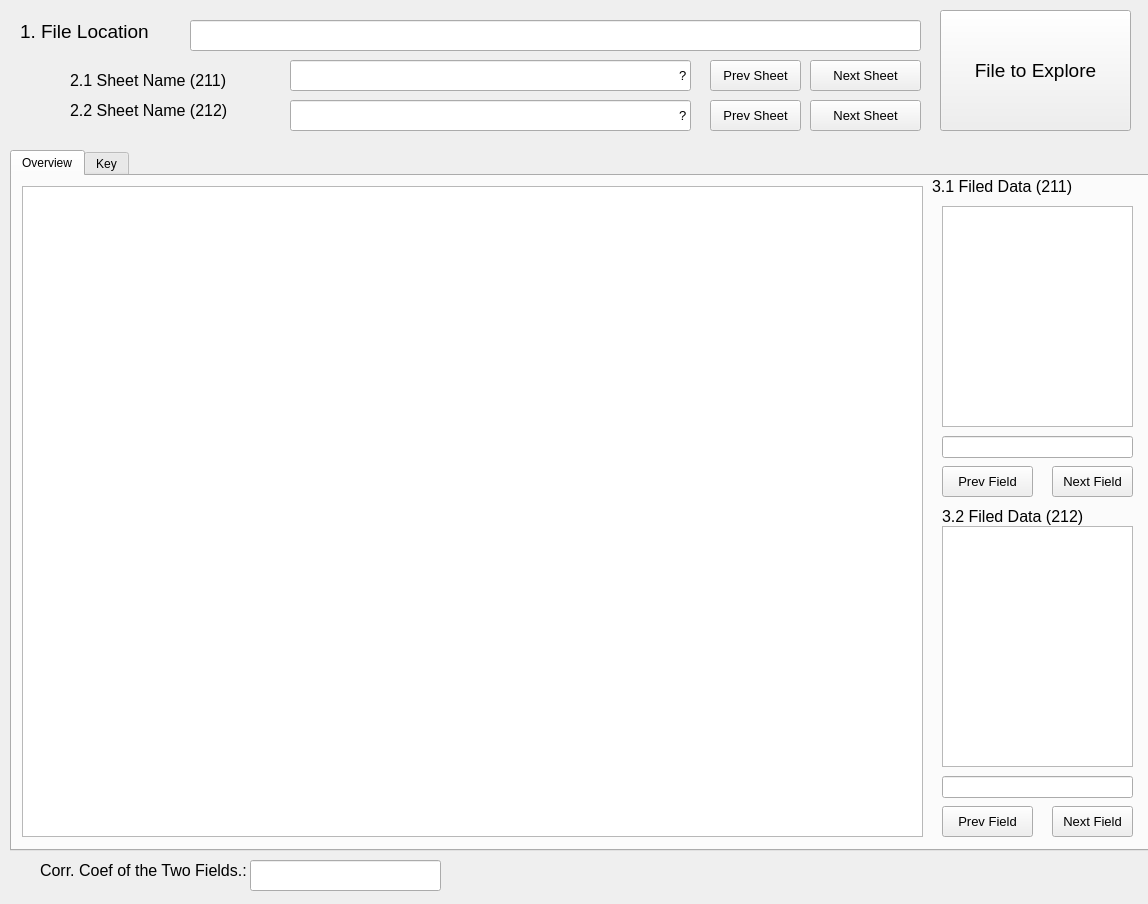
<?xml version="1.0" encoding="UTF-8"?>
<ui version="4.0">
 <class>DataPackForm</class>
 <widget class="QWidget" name="DataPackForm">
  <property name="geometry">
   <rect>
    <x>0</x>
    <y>0</y>
    <width>1148</width>
    <height>904</height>
   </rect>
  </property>
  <property name="font">
   <font>
    <pointsize>9</pointsize>
   </font>
  </property>
  <property name="windowTitle">
   <string>Data Explor</string>
  </property>
  <widget class="QTabWidget" name="tabWidget">
   <property name="geometry">
    <rect>
     <x>10</x>
     <y>150</y>
     <width>1151</width>
     <height>701</height>
    </rect>
   </property>
   <property name="currentIndex">
    <number>0</number>
   </property>
   <widget class="QWidget" name="tabOverview">
    <attribute name="title">
     <string>Overview</string>
    </attribute>
    <widget class="QGraphicsView" name="gvOverview">
     <property name="geometry">
      <rect>
       <x>10</x>
       <y>10</y>
       <width>901</width>
       <height>651</height>
      </rect>
     </property>
    </widget>
    <widget class="QLabel" name="label_12">
     <property name="geometry">
      <rect>
       <x>10</x>
       <y>850</y>
       <width>261</width>
       <height>21</height>
      </rect>
     </property>
     <property name="font">
      <font>
       <family>Arial</family>
       <pointsize>12</pointsize>
       <weight>50</weight>
       <bold>false</bold>
      </font>
     </property>
     <property name="text">
      <string>&lt;html&gt;&lt;head/&gt;&lt;body&gt;&lt;p&gt;Corr. Coef of the Two Fields.:&lt;/p&gt;&lt;/body&gt;&lt;/html&gt;</string>
     </property>
    </widget>
    <widget class="QTextEdit" name="edFieldData1">
     <property name="geometry">
      <rect>
       <x>930</x>
       <y>30</y>
       <width>191</width>
       <height>221</height>
      </rect>
     </property>
     <property name="font">
      <font>
       <family>Arial</family>
       <pointsize>10</pointsize>
       <weight>50</weight>
       <bold>false</bold>
      </font>
     </property>
    </widget>
    <widget class="QLineEdit" name="edFieldName1">
     <property name="geometry">
      <rect>
       <x>930</x>
       <y>260</y>
       <width>191</width>
       <height>22</height>
      </rect>
     </property>
    </widget>
    <widget class="QPushButton" name="btnPrevCol1">
     <property name="geometry">
      <rect>
       <x>930</x>
       <y>290</y>
       <width>91</width>
       <height>31</height>
      </rect>
     </property>
     <property name="font">
      <font>
       <family>Arial</family>
       <pointsize>10</pointsize>
      </font>
     </property>
     <property name="text">
      <string>Prev Field</string>
     </property>
    </widget>
    <widget class="QPushButton" name="btnNextCol1">
     <property name="geometry">
      <rect>
       <x>1040</x>
       <y>290</y>
       <width>81</width>
       <height>31</height>
      </rect>
     </property>
     <property name="font">
      <font>
       <family>Arial</family>
       <pointsize>10</pointsize>
       <weight>50</weight>
       <bold>false</bold>
      </font>
     </property>
     <property name="text">
      <string>Next Field</string>
     </property>
    </widget>
    <widget class="QLabel" name="label_11">
     <property name="geometry">
      <rect>
       <x>930</x>
       <y>330</y>
       <width>201</width>
       <height>21</height>
      </rect>
     </property>
     <property name="font">
      <font>
       <family>Arial</family>
       <pointsize>12</pointsize>
       <weight>50</weight>
       <bold>false</bold>
      </font>
     </property>
     <property name="text">
      <string>&lt;html&gt;&lt;head/&gt;&lt;body&gt;&lt;p&gt;3.2 Filed Data (212)&lt;/p&gt;&lt;/body&gt;&lt;/html&gt;</string>
     </property>
    </widget>
    <widget class="QTextEdit" name="edFieldData2">
     <property name="geometry">
      <rect>
       <x>930</x>
       <y>350</y>
       <width>191</width>
       <height>241</height>
      </rect>
     </property>
     <property name="font">
      <font>
       <family>Arial</family>
       <pointsize>10</pointsize>
      </font>
     </property>
    </widget>
    <widget class="QLabel" name="label_10">
     <property name="geometry">
      <rect>
       <x>920</x>
       <y>0</y>
       <width>201</width>
       <height>21</height>
      </rect>
     </property>
     <property name="font">
      <font>
       <family>Arial</family>
       <pointsize>12</pointsize>
       <weight>50</weight>
       <bold>false</bold>
      </font>
     </property>
     <property name="text">
      <string>&lt;html&gt;&lt;head/&gt;&lt;body&gt;&lt;p&gt;3.1 Filed Data (211)&lt;/p&gt;&lt;/body&gt;&lt;/html&gt;</string>
     </property>
    </widget>
    <widget class="QPushButton" name="btnNextCol2">
     <property name="geometry">
      <rect>
       <x>1040</x>
       <y>630</y>
       <width>81</width>
       <height>31</height>
      </rect>
     </property>
     <property name="font">
      <font>
       <family>Arial</family>
       <pointsize>10</pointsize>
       <weight>50</weight>
       <bold>false</bold>
      </font>
     </property>
     <property name="text">
      <string>Next Field</string>
     </property>
    </widget>
    <widget class="QPushButton" name="btnPrevCol2">
     <property name="geometry">
      <rect>
       <x>930</x>
       <y>630</y>
       <width>91</width>
       <height>31</height>
      </rect>
     </property>
     <property name="font">
      <font>
       <family>Arial</family>
       <pointsize>10</pointsize>
      </font>
     </property>
     <property name="text">
      <string>Prev Field</string>
     </property>
    </widget>
    <widget class="QLineEdit" name="edFieldName2">
     <property name="geometry">
      <rect>
       <x>930</x>
       <y>600</y>
       <width>191</width>
       <height>22</height>
      </rect>
     </property>
    </widget>
   </widget>
   <widget class="QWidget" name="tabKey">
    <attribute name="title">
     <string>Key</string>
    </attribute>
    <widget class="QGraphicsView" name="gvKey">
     <property name="geometry">
      <rect>
       <x>10</x>
       <y>10</y>
       <width>901</width>
       <height>651</height>
      </rect>
     </property>
    </widget>
    <widget class="QLineEdit" name="edFieldName3">
     <property name="geometry">
      <rect>
       <x>930</x>
       <y>190</y>
       <width>191</width>
       <height>22</height>
      </rect>
     </property>
    </widget>
    <widget class="QPushButton" name="btnPrevCol3">
     <property name="geometry">
      <rect>
       <x>930</x>
       <y>220</y>
       <width>91</width>
       <height>31</height>
      </rect>
     </property>
     <property name="font">
      <font>
       <family>Arial</family>
       <pointsize>10</pointsize>
      </font>
     </property>
     <property name="text">
      <string>Prev Field</string>
     </property>
    </widget>
    <widget class="QPushButton" name="btnNextCol3">
     <property name="geometry">
      <rect>
       <x>1040</x>
       <y>220</y>
       <width>81</width>
       <height>31</height>
      </rect>
     </property>
     <property name="font">
      <font>
       <family>Arial</family>
       <pointsize>10</pointsize>
       <weight>50</weight>
       <bold>false</bold>
      </font>
     </property>
     <property name="text">
      <string>Next Field</string>
     </property>
    </widget>
   </widget>
  </widget>
  <widget class="QLabel" name="label_7">
   <property name="geometry">
    <rect>
     <x>20</x>
     <y>20</y>
     <width>161</width>
     <height>21</height>
    </rect>
   </property>
   <property name="font">
    <font>
     <family>Arial</family>
     <pointsize>12</pointsize>
     <weight>50</weight>
     <bold>false</bold>
    </font>
   </property>
   <property name="text">
    <string>&lt;html&gt;&lt;head/&gt;&lt;body&gt;&lt;p&gt;&lt;span style=&quot; font-size:14pt;&quot;&gt;1. File Location&lt;/span&gt;&lt;/p&gt;&lt;/body&gt;&lt;/html&gt;</string>
   </property>
  </widget>
  <widget class="QLineEdit" name="edSourceName">
   <property name="geometry">
    <rect>
     <x>190</x>
     <y>20</y>
     <width>731</width>
     <height>31</height>
    </rect>
   </property>
   <property name="font">
    <font>
     <family>Arial</family>
     <pointsize>10</pointsize>
    </font>
   </property>
   <property name="text">
    <string/>
   </property>
   <property name="alignment">
    <set>Qt::AlignRight|Qt::AlignTrailing|Qt::AlignVCenter</set>
   </property>
  </widget>
  <widget class="QPushButton" name="btnOverview">
   <property name="geometry">
    <rect>
     <x>940</x>
     <y>10</y>
     <width>191</width>
     <height>121</height>
    </rect>
   </property>
   <property name="font">
    <font>
     <family>Arial</family>
     <pointsize>14</pointsize>
     <weight>50</weight>
     <bold>false</bold>
    </font>
   </property>
   <property name="text">
    <string>File to Explore</string>
   </property>
  </widget>
  <widget class="QLabel" name="label_8">
   <property name="geometry">
    <rect>
     <x>70</x>
     <y>70</y>
     <width>201</width>
     <height>21</height>
    </rect>
   </property>
   <property name="font">
    <font>
     <family>Arial</family>
     <pointsize>10</pointsize>
     <weight>50</weight>
     <bold>false</bold>
    </font>
   </property>
   <property name="text">
    <string>&lt;html&gt;&lt;head/&gt;&lt;body&gt;&lt;p&gt;&lt;span style=&quot; font-size:12pt;&quot;&gt;2.1 Sheet Name (211)&lt;/span&gt;&lt;/p&gt;&lt;/body&gt;&lt;/html&gt;</string>
   </property>
  </widget>
  <widget class="QLineEdit" name="edSheetName1">
   <property name="geometry">
    <rect>
     <x>290</x>
     <y>60</y>
     <width>401</width>
     <height>31</height>
    </rect>
   </property>
   <property name="font">
    <font>
     <family>Arial</family>
     <pointsize>10</pointsize>
    </font>
   </property>
   <property name="text">
    <string>?</string>
   </property>
   <property name="alignment">
    <set>Qt::AlignRight|Qt::AlignTrailing|Qt::AlignVCenter</set>
   </property>
  </widget>
  <widget class="QPushButton" name="btnPrevSheet1">
   <property name="geometry">
    <rect>
     <x>710</x>
     <y>60</y>
     <width>91</width>
     <height>31</height>
    </rect>
   </property>
   <property name="font">
    <font>
     <family>Arial</family>
     <pointsize>10</pointsize>
    </font>
   </property>
   <property name="text">
    <string>Prev Sheet</string>
   </property>
  </widget>
  <widget class="QPushButton" name="btnNextSheet1">
   <property name="geometry">
    <rect>
     <x>810</x>
     <y>60</y>
     <width>111</width>
     <height>31</height>
    </rect>
   </property>
   <property name="font">
    <font>
     <family>Arial</family>
     <pointsize>10</pointsize>
     <weight>50</weight>
     <bold>false</bold>
    </font>
   </property>
   <property name="text">
    <string>Next Sheet</string>
   </property>
  </widget>
  <widget class="QLabel" name="label_9">
   <property name="geometry">
    <rect>
     <x>70</x>
     <y>100</y>
     <width>201</width>
     <height>21</height>
    </rect>
   </property>
   <property name="font">
    <font>
     <family>Arial</family>
     <pointsize>10</pointsize>
     <weight>50</weight>
     <bold>false</bold>
    </font>
   </property>
   <property name="text">
    <string>&lt;html&gt;&lt;head/&gt;&lt;body&gt;&lt;p&gt;&lt;span style=&quot; font-size:12pt;&quot;&gt;2.2 Sheet Name (212)&lt;/span&gt;&lt;/p&gt;&lt;/body&gt;&lt;/html&gt;</string>
   </property>
  </widget>
  <widget class="QLineEdit" name="edSheetName2">
   <property name="geometry">
    <rect>
     <x>290</x>
     <y>100</y>
     <width>401</width>
     <height>31</height>
    </rect>
   </property>
   <property name="font">
    <font>
     <family>Arial</family>
     <pointsize>10</pointsize>
    </font>
   </property>
   <property name="text">
    <string>?</string>
   </property>
   <property name="alignment">
    <set>Qt::AlignRight|Qt::AlignTrailing|Qt::AlignVCenter</set>
   </property>
  </widget>
  <widget class="QPushButton" name="btnPrevSheet2">
   <property name="geometry">
    <rect>
     <x>710</x>
     <y>100</y>
     <width>91</width>
     <height>31</height>
    </rect>
   </property>
   <property name="font">
    <font>
     <family>Arial</family>
     <pointsize>10</pointsize>
    </font>
   </property>
   <property name="text">
    <string>Prev Sheet</string>
   </property>
  </widget>
  <widget class="QPushButton" name="btnNextSheet2">
   <property name="geometry">
    <rect>
     <x>810</x>
     <y>100</y>
     <width>111</width>
     <height>31</height>
    </rect>
   </property>
   <property name="font">
    <font>
     <family>Arial</family>
     <pointsize>10</pointsize>
     <weight>50</weight>
     <bold>false</bold>
    </font>
   </property>
   <property name="text">
    <string>Next Sheet</string>
   </property>
  </widget>
  <widget class="QLineEdit" name="edCorr">
   <property name="geometry">
    <rect>
     <x>250</x>
     <y>860</y>
     <width>191</width>
     <height>31</height>
    </rect>
   </property>
   <property name="font">
    <font>
     <family>Arial</family>
     <pointsize>14</pointsize>
    </font>
   </property>
   <property name="text">
    <string/>
   </property>
   <property name="alignment">
    <set>Qt::AlignRight|Qt::AlignTrailing|Qt::AlignVCenter</set>
   </property>
  </widget>
  <widget class="QLabel" name="label_13">
   <property name="geometry">
    <rect>
     <x>40</x>
     <y>860</y>
     <width>261</width>
     <height>21</height>
    </rect>
   </property>
   <property name="font">
    <font>
     <family>Arial</family>
     <pointsize>12</pointsize>
     <weight>50</weight>
     <bold>false</bold>
    </font>
   </property>
   <property name="text">
    <string>&lt;html&gt;&lt;head/&gt;&lt;body&gt;&lt;p&gt;Corr. Coef of the Two Fields.:&lt;/p&gt;&lt;/body&gt;&lt;/html&gt;</string>
   </property>
  </widget>
 </widget>
 <resources/>
 <connections/>
</ui>
